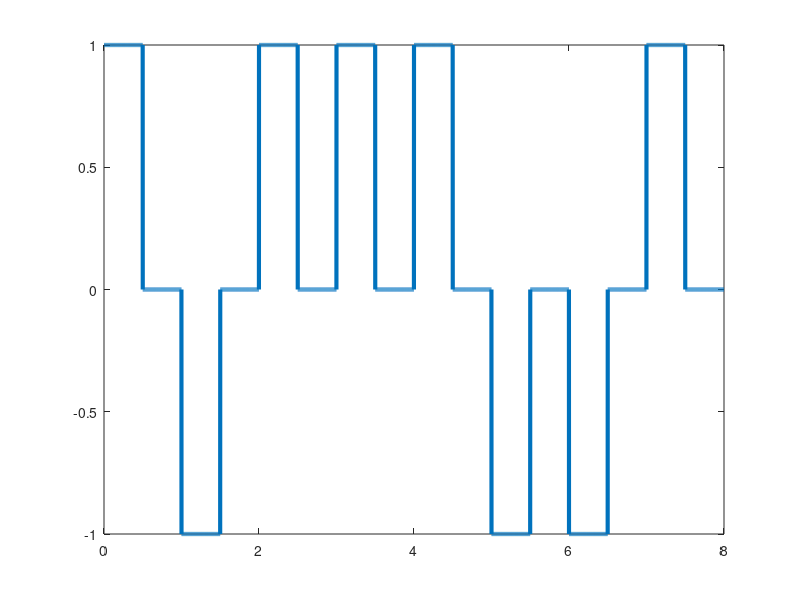

The MATLAB source for this figure:
clc;
clear all;

bits = [1 0 1 1 1 0 0 1];
bitrate = 1;
n = 1000;
T = length(bits)/bitrate;
N = n*length(bits);
dt = T/N;
t = 0:dt:T;
x = zeros(1,length(t));
for i=1:length(bits)
  if bits(i)==1
    x((i-1)*n+1:(i-1)*n+n/2) = 1;
  else x((i-1)*n+1:(i-1)*n+n/2) = -1;
  endif
endfor
plot(t, x, 'Linewidth', 3);
counter = 0;
for i = 1:length(t)
  if t(i)>counter
    counter = counter + 1;
    if x(i)>0
      result(counter) = x(i);
    else result(counter) = 0;
    endif
  endif
endfor
disp('RZ Decoding:');
disp(result);